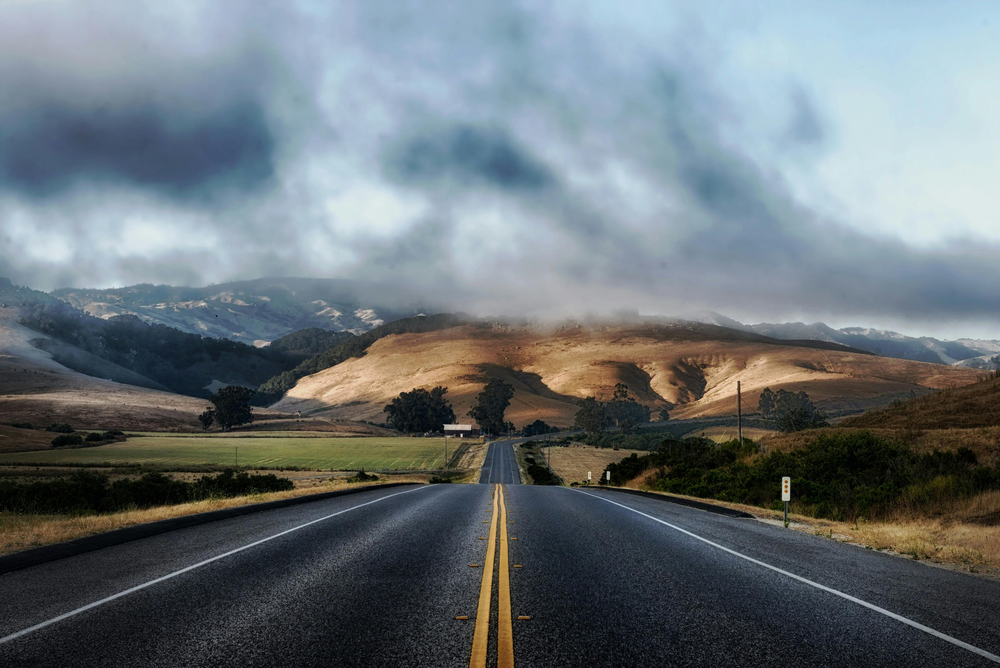
#> input picture road.png, 1000 x 668 px, shrunk from 3200 x 2136 before the run
$ python main.py
#> lines starting #> are read from the running program, lines starting #| are printed output that depends on the picture
from PIL import Image, ImageFilter
img_before = Image.open("road.png")
#> img_before is the input picture: PIL image 1000x668 RGB; mean R, G, B 106.1, 114.8, 119.6
BoxBlurValue = 20
img_after = img_before.filter(ImageFilter.BoxBlur(BoxBlurValue))
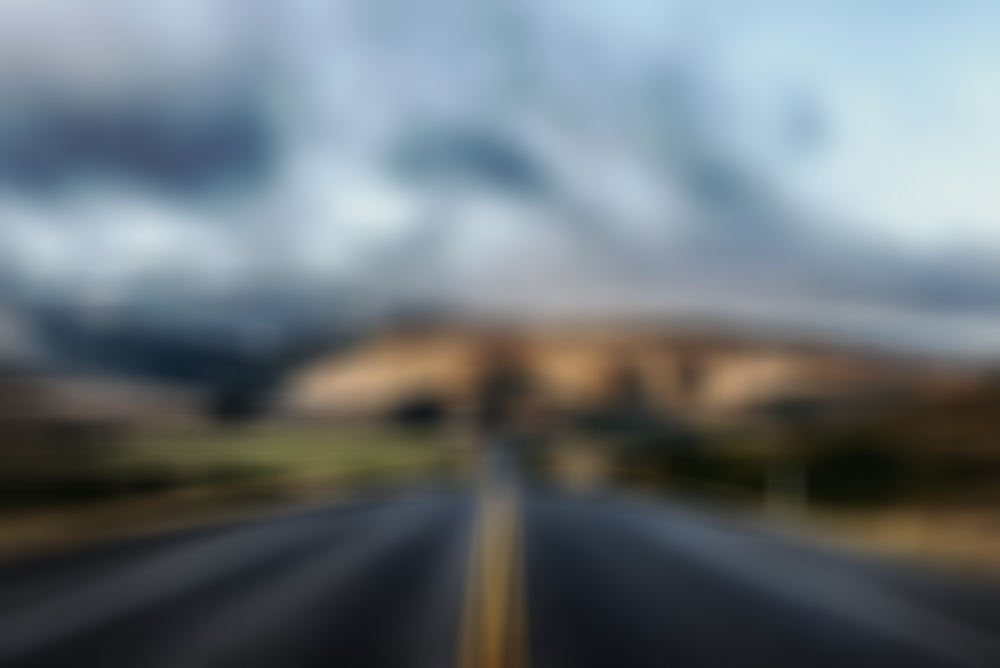
#> img_after: PIL image 1000x668 RGB; mean R, G, B 106.1, 114.8, 119.6
img_after.show()
